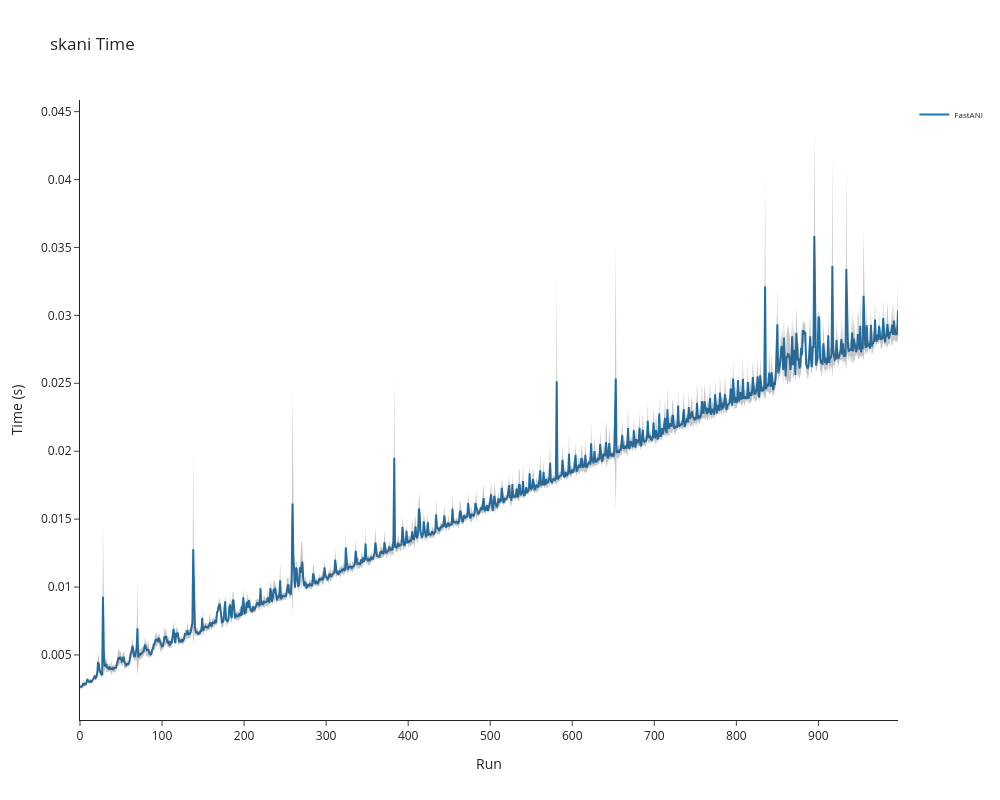

This figure's notebook cell:
### Code cell
timelist = methodANI_N_dependency(
    N=1,
    method='skani',
    seq_length=20_000,
    number_of_pairwise=1000,
    output_path='/home/lorenzo/Documents/tesi_2/fastANI-skani-comparison/skani-time-depency'
)

### Figure 1 — Plotly figure (JSON) as saved in the notebook; plotly's stock layout.template omitted (floating-point values rounded to 4 significant figures; data arrays with more than 128 entries replaced by an {"elided": "..."} marker saying what was removed)
{"data": [{"mode": "lines", "name": "FastANI", "type": "scatter", "x": {"elided": "998 int values"}, "y": {"elided": "1000 float values"}}, {"line": {"width": 0}, "marker": {"color": "#444"}, "mode": "lines", "showlegend": false, "type": "scatter", "x": {"elided": "998 int values"}, "y": {"elided": "1000 float values"}}, {"fill": "tonexty", "fillcolor": "rgba(68, 68, 68, 0.3)", "line": {"width": 0}, "marker": {"color": "#444"}, "mode": "lines", "showlegend": false, "type": "scatter", "x": {"elided": "998 int values"}, "y": {"elided": "1000 float values"}}], "layout": {"height": 800, "hovermode": "x", "legend": {"font": {"size": 8}}, "title": {"text": "skani Time"}, "width": 1000, "xaxis": {"title": {"text": "Run"}}, "yaxis": {"title": {"text": "Time (s)"}}}}
